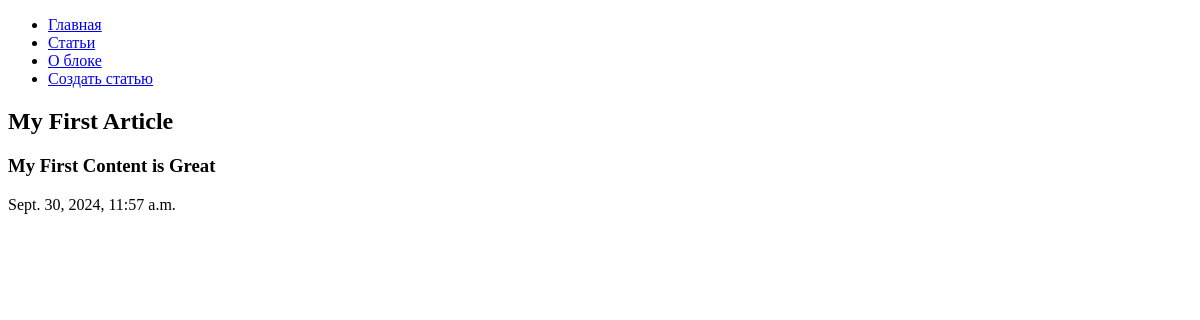
The app's page /articles/1/, older data.
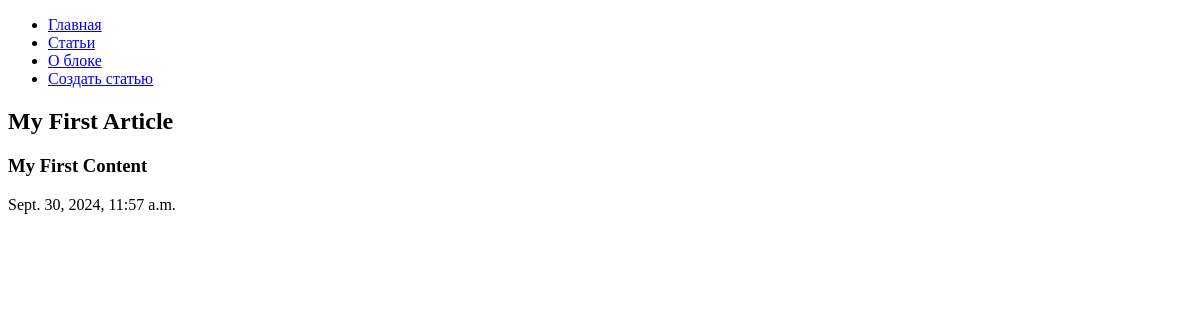
The same page, newer data.
### hexlet_django_blog/article/models.py (models this page shows, shortened)
class Article(models.Model):
    name = models.CharField(max_length=200)
    body = models.TextField()
    created_at = models.DateTimeField(auto_now_add=True)
    update_at = models.DateTimeField(auto_now=True)

### hexlet_django_blog/article/views.py (the view)
# urls.py: path('<int:id>/', ArticleView.as_view()),
class ArticleView(View):
    def get(self, request, *args, **kwargs):
        article = get_object_or_404(Article, id=kwargs['id'])
        return render(
            request,
            'articles/show.html',
            context={
                'article': article,
            }
        )

### hexlet_django_blog/templates/articles/show.html
{% extends "base.html" %}
{% block content %}
<h2>{{ article.name }}</h2>
<h3>{{ article.body }}</h3>
<p> {{ article.created_at }}</p>
{% endblock %}

### hexlet_django_blog/templates/base.html (shortened to what this page needs)
<!DOCTYPE html>
<html lang="en">
<head>
</head>
<body>
    <div id="sidebar">
        {% block sidebar %}
        <ul>
            <li><a href="/">Главная</a></li>
            <li><a href="{% url 'articles' %}">Статьи</a></li>
            <li><a href="/about">О блоке</a></li>
            <li><a href="{% url 'article_create' %}">Создать статью</a></li>
        </ul>
        {% endblock %}
    </div>
    <div id="content">
        {% block content%} <h1>Hello {{ who }}</h1> {% endblock %}
    </div>
</body>
</html>

Row changes from the older to the newer data that the page shows:
changed Article "My First Article": body "My First Content is Great" → "My First Content"
